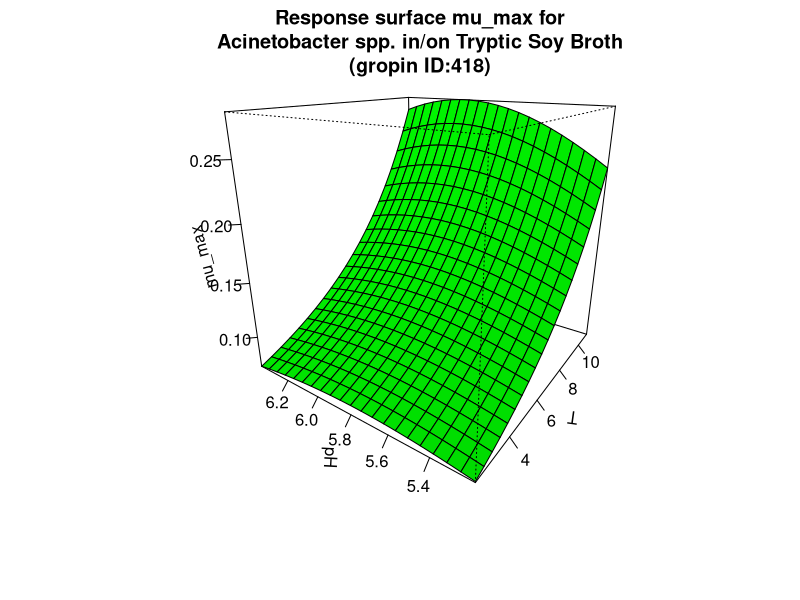

Reproduce this figure in R.
#############################
# start of Parameter script
#############################
T <- seq(2.002,10.989010989011,length.out=21)
pH <- seq(5.2052,6.39360639360639,length.out=21)
#############################
# end of Parameter script
#############################
############################# 
# start of Model script Gropin ID 418 
#############################
 
# constant coefficients for this model
 
variables <- data.frame(T,pH)
argumentsPar <- expand.grid(variables)
 
# heart of the model
response_surface <- function(T,pH) {
   mumax <-exp(-12.65+0.004234*(T^2)-0.3024*(pH^2)+0.01535*T*pH-0.004356*T+3.467*pH)

return(mumax=mumax)
} 

# output parameters
mumax <- cbind(argumentsPar,response_surface(argumentsPar['T'],argumentsPar['pH']))
colnames(mumax) <- c(colnames(argumentsPar),'mumax')
#############################
# End of Model script
#############################
############################# 
# start of Visualisation script Gropin ID 418 
#############################
persp(T,pH,matrix(unlist(mumax$mumax),nrow=21),col = 'green',xlab='T',ylab='pH',zlab='mu_max',main='Response surface mu_max for
Acinetobacter spp. in/on Tryptic Soy Broth
(gropin ID:418)',theta=305,phi=20,shade=0.25,ticktype = 'detailed')
#############################
# End of Visualisation script
#############################
